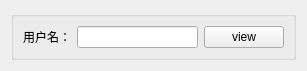
<?xml version="1.0" encoding="UTF-8"?>
<ui version="4.0">
 <class>Form</class>
 <widget class="QWidget" name="Form">
  <property name="geometry">
   <rect>
    <x>0</x>
    <y>0</y>
    <width>307</width>
    <height>65</height>
   </rect>
  </property>
  <property name="windowTitle">
   <string>Form</string>
  </property>
  <layout class="QVBoxLayout" name="verticalLayout_2">
   <item>
    <widget class="QGroupBox" name="groupBox">
     <property name="title">
      <string/>
     </property>
     <layout class="QVBoxLayout" name="verticalLayout">
      <item>
       <layout class="QHBoxLayout" name="horizontalLayout">
        <item>
         <widget class="QLabel" name="label">
          <property name="text">
           <string>用户名：</string>
          </property>
         </widget>
        </item>
        <item>
         <widget class="QLineEdit" name="lineEdit">
          <property name="text">
           <string/>
          </property>
         </widget>
        </item>
        <item>
         <widget class="QPushButton" name="pushButton">
          <property name="text">
           <string>view</string>
          </property>
         </widget>
        </item>
       </layout>
      </item>
     </layout>
    </widget>
   </item>
  </layout>
 </widget>
 <resources/>
 <connections/>
</ui>
